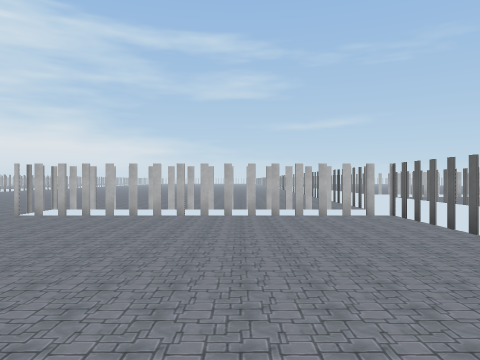
View 1 (above)

19 first-person views from a walk through a Unity game level. The camera is 1.5 m above the floor, looks level and sees 70° across. The floor is counted in squares, 2 m on a side. Each view is taken from the middle of a square. On the plan, view 1 faces up. The plan holds only what a view shows up to about 11 squares ahead; the rest is blank. The place goes on beyond the plan. The player is left out.

View 2
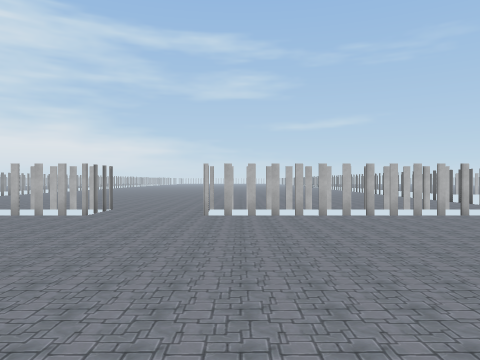

View 3
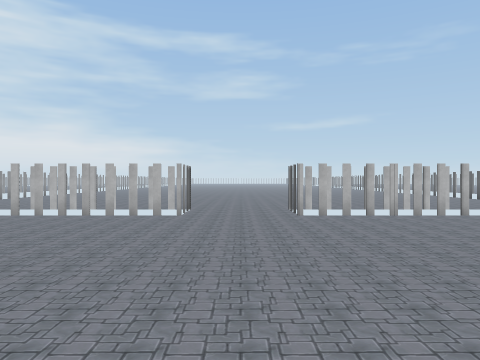

View 4
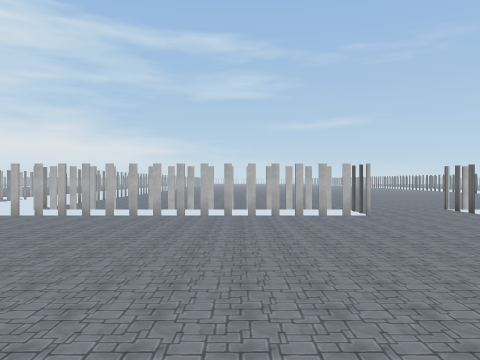

View 5
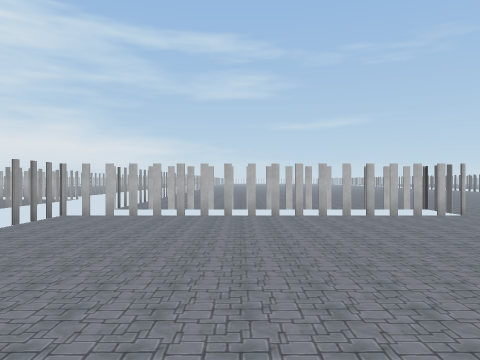

View 6
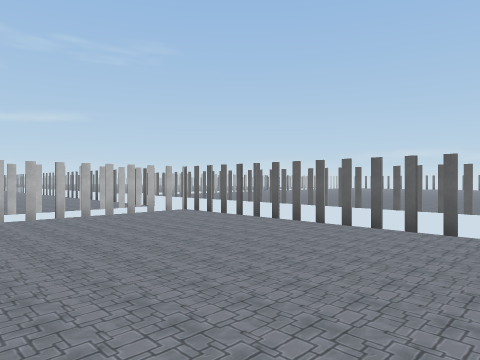

View 7
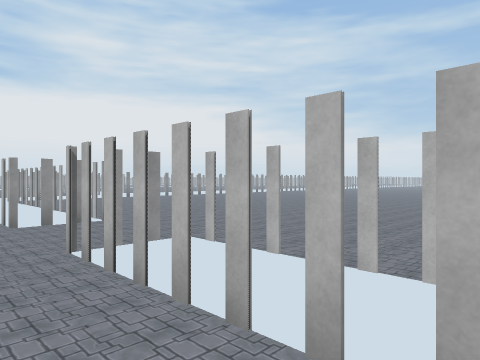

View 8
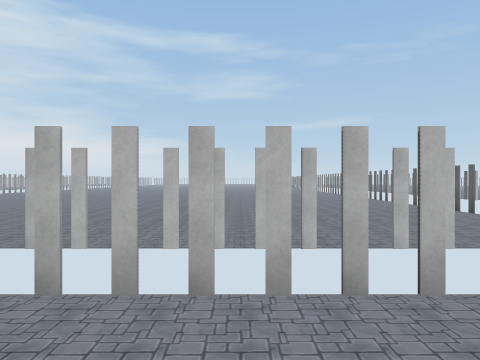

View 9
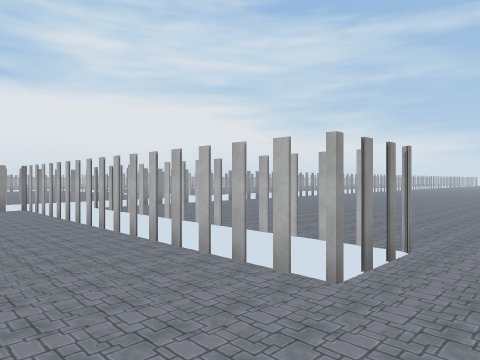

View 10
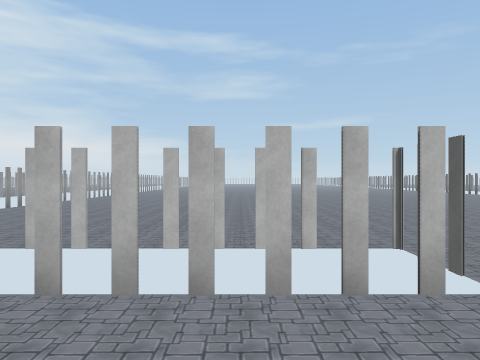

View 11
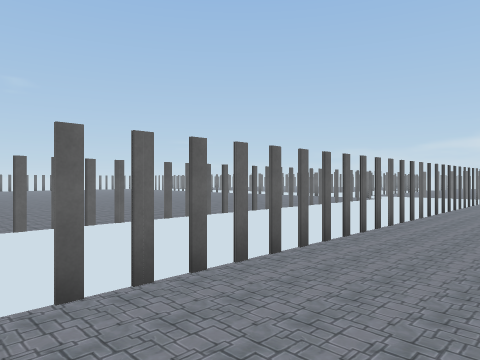

View 12
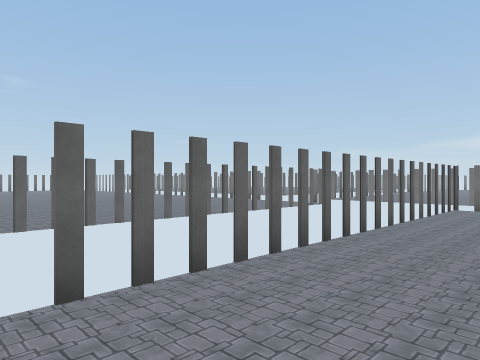

View 13
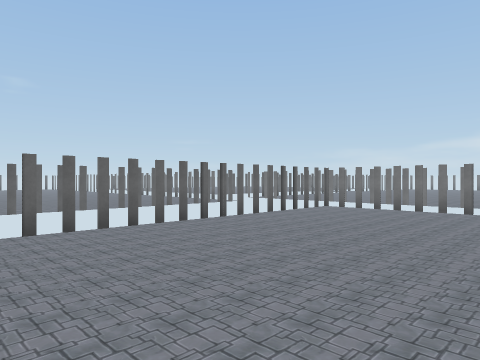

View 14
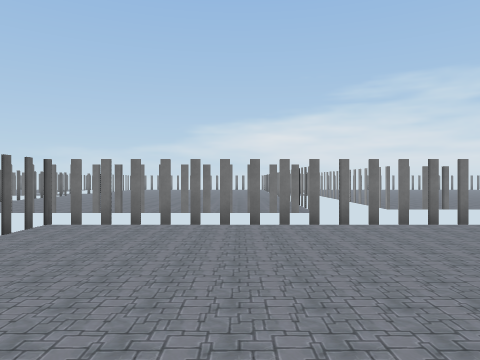

View 15
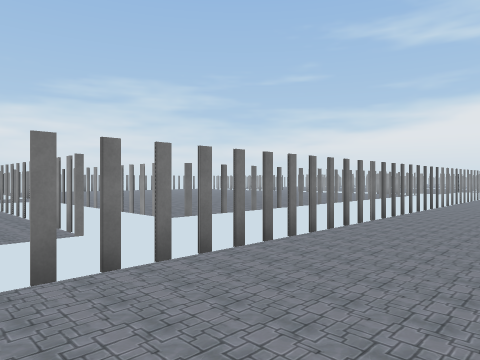

View 16
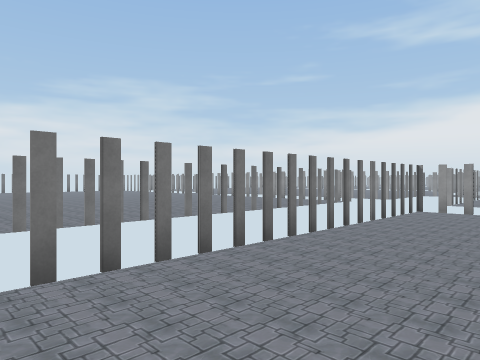

View 17
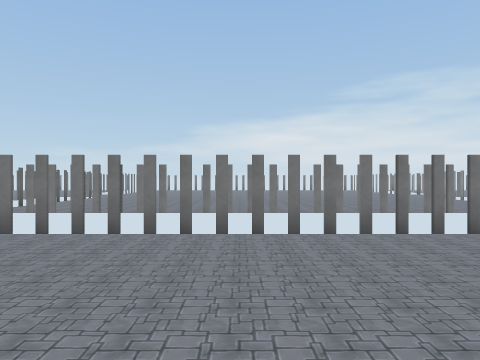

View 18
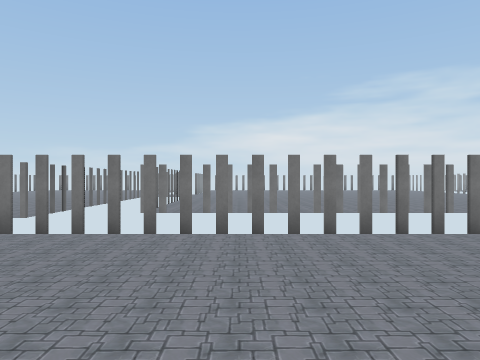

View 19
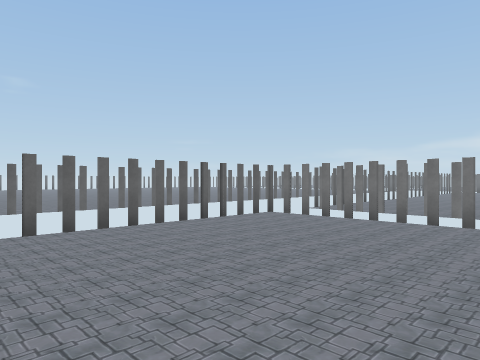

### Floor plan
Key: @ floor where view 1 was taken; # wall or solid block; . floor; T thing the floor can be seen under or through.
Columns run from 15 left of view 1 to 13 right of it. Each row starts with its distance up from view 1.
 16  ...........   ...
 15 #........... . ...#
 14 #.................#
 13  .................#   #...
 12  .................#   #...
 11 #.................#   #..
 10 #.................#   #.
  9 ##TTTTTTT.TTTTTTTT#   #
  8         #.T           #
  7 #########.TT#######   #
  6 ..................#   #
  5 ..................#   #.
  4 ..................#   #..
  3  .................#   #......
  2  .................#   #......
  1   ..... ..... ....#   #....
  0    . .   . . . @..#   #....
 -1               ....#   #......
 -2              .....#   #......
 -3              .....#   #....
 -4      .   .    ....#   #....
 -5     ... ...  .....#   #...
 -6    ...............#   #..
 -7 ..................#   #.
 -8 ..................#   #
 -9 ###################

Positions as (right, up) in squares from view 1, and headings:
1: (0, 0), facing up
2: (-4, 0), facing up
3: (-6, 0), facing up
4: (-10, 0), facing up
5: (-12, 0), facing up
6: (-2, 0), facing up-right
7: (-1, 6), facing up-left
8: (-2, 5), facing up
9: (-6, 5), facing up-left
10: (-9, 5), facing up
11: (1, 5), facing down-right
12: (1, 1), facing down-right
13: (-2, 0), facing down-right
14: (0, -3), facing down
15: (0, -6), facing down-left
16: (-7, -6), facing down-left
17: (-10, -4), facing down
18: (-6, -4), facing down
19: (-2, 15), facing down-right
